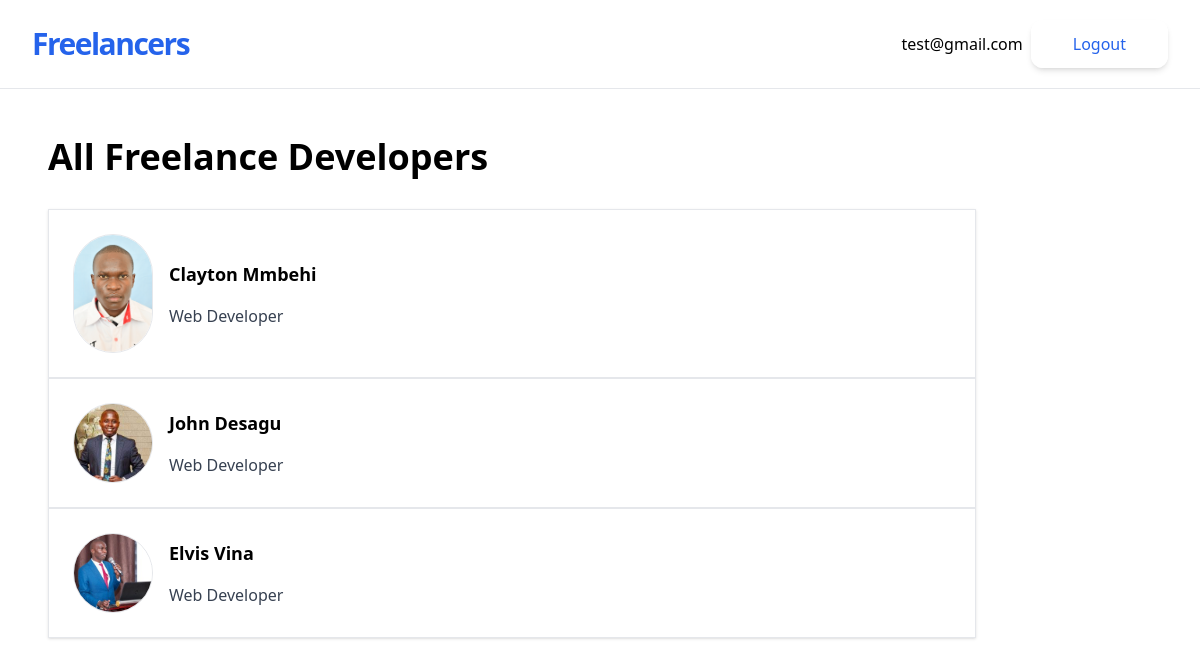
The page / (signed in) on the database its author committed.
### accounts/models.py (models this page shows, shortened)
class CustomUser(AbstractUser):
    pass

### jobs/models.py (models this page shows, shortened)
class Freelancer(models.Model):
    owner = models.OneToOneField(User, on_delete=models.CASCADE)
    name = models.CharField(max_length=50)
    tagline = models.CharField(max_length=30)
    bio = models.TextField(blank=True)
    website = models.URLField(blank=True)
    profile_pic = models.ImageField(upload_to='profiles/', blank=True)

### jobs/views.py (the view)
# urls.py: path('', FreelancerListView.as_view(), name='freelancer-list'),
class FreelancerListView(ListView):
    model = Freelancer

### jobs/templates/jobs/freelancer_list.html
{% extends 'jobs/_base.html' %}
{% block content %}
    <h1 class="text-4xl font-bold mb-8">All Freelance Developers</h1>
    <div class="shadow">
        {% for freelancer in object_list %}
        <a href="{% url 'freelancer-detail' freelancer.pk %}">
        <div class="p-6 border flex items-center">
            <div>
                {% if freelancer.profile_pic %}
                <img class="w-20 border rounded-full mr-4" src="{{ freelancer.profile_pic.url }}" alt="Profile pic">
                {% endif %}
            </div>
            <div>
                <p class="text-lg font-semibold">
                    {{freelancer.name}}
                </p>
                <p class="text-gray-700 pt-4">
                    {{freelancer.tagline}}
                </p>
            </div>
        </div>
        </a>
        {% endfor %}
    </div>
    {% endblock content %}

### jobs/templates/jobs/_base.html (shortened to what this page needs)
<!DOCTYPE html>
<html lang="en">
<head>
    <script src="https://cdn.tailwindcss.com"></script>
</head>
<body>
    <div class=" w-full max-w-7xl mx-auto">
        <div class="flex flex-col max-w-screen-xl p-5 mx-auto md:items-center md:justify-between md:flex-row md:px-6 lg:px-8 border-b">
            <div class="flex flex-row items-center justify-between lg:justify-start">
                <a href="{% url 'freelancer-list' %}" class="text-3xl font-bold tracking-tighter text-blue-600 transition duration-500 ease-in-out transform tracking-relaxed lg:pr-8"> Freelancers </a>
            </div>
            <nav class="flex-col items-center flex-grow hidden pb-4 md:pb-0 md:flex md:justify-end md:flex-row lg:pl-2">
                <div class="inline-flex items-center gap-2 list-none lg:ml-auto">
                    {% if user.is_authenticated %}
                    <p>{{user.email}}</p>
                    <form action="{% url 'account_logout' %}" method="POST">
                        <button type="submit" class="items-center block px-10 py-2.5 text-base font-medium text-center text-blue-600 transition duration-500 ease-in-out transform border-2 border-white shadow-md rounded-xl focus:outline-none focus:ring-2 focus:ring-offset-2 focus:ring-gray-500">Logout</button>
                    </form>
                    {% endif %}
                </div>
            </nav>
        </div>
        <div class="container p-12">
            {% block content %}
            {% endblock content %}
        </div>
    </div>
</body>
</html>

### rows shown on the page
CustomUser: email "test@gmail.com"
Freelancer: profile_pic (picture), name "Clayton Mmbehi", tagline "Web Developer"
Freelancer: profile_pic (picture), name "John Desagu", tagline "Web Developer"
Freelancer: profile_pic (picture), name "Elvis Vina", tagline "Web Developer"
